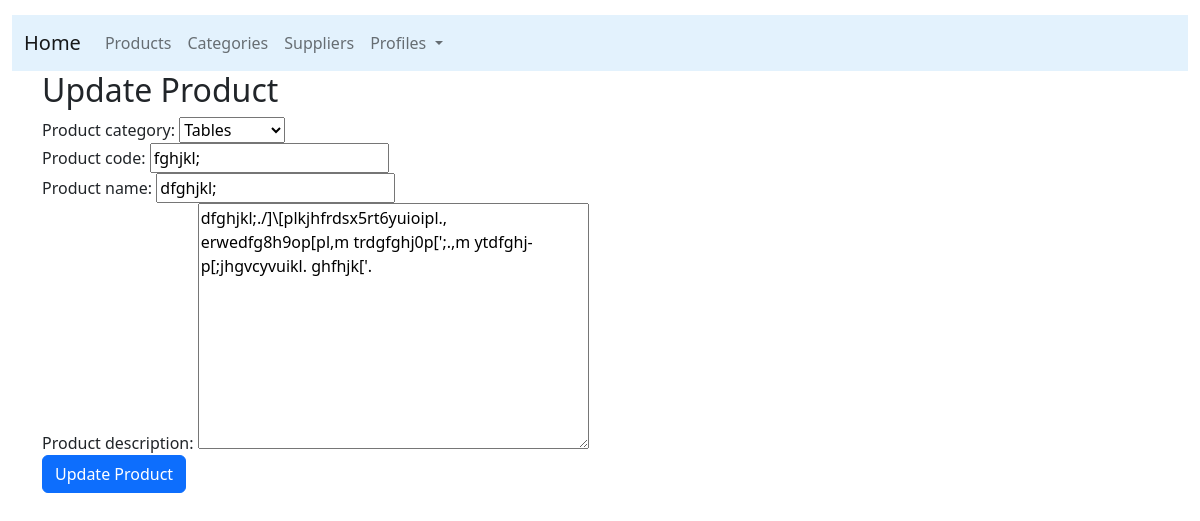
Before: /update-product/3/ (signed in) with the older database file.
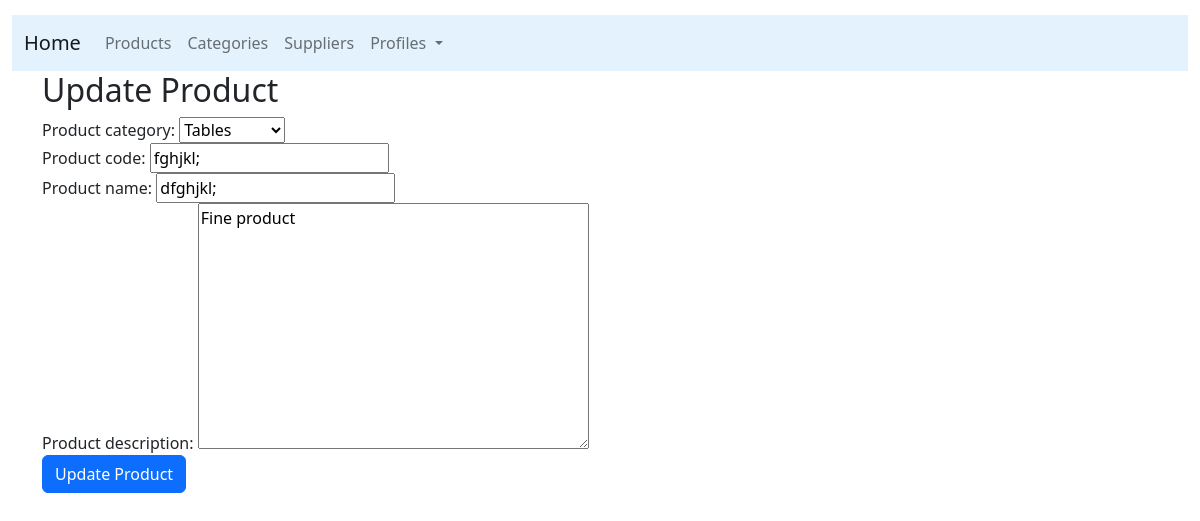
After: the same page with the newer database file.
### products/models.py (models this page shows, shortened)
class Product(models.Model):
    product_category = models.ForeignKey(Category,related_name='products',on_delete=models.CASCADE)
    product_code = models.CharField(max_length=20, db_index=True, unique=True)
    product_name = models.CharField(max_length=100, db_index=True)
    product_slug = models.SlugField(max_length=110, db_index=True)
    product_description = models.TextField(blank=True)
    date_created = models.DateTimeField(auto_now_add=True)
    date_updated = models.DateTimeField(auto_now=True)
    class Meta:
        ordering = ('product_name',)
        index_together = (('id', 'product_slug'),)

### products/views.py (the view)
# urls.py: path('update-product/<int:product_id>/', views.update_product, name='update_product'),
@login_required(login_url='/')
def update_product(request, product_id):
    product = get_object_or_404(Product, pk=product_id)
    if request.method == 'POST':
        form = ProductForm(request.POST, instance=product)
        if form.is_valid():
            form.save()
            return redirect('products:list_products')
    else:
        form = ProductForm(instance=product)
    return render(request, 'products/update_product.html', {'form': form, 'product': product})

### products/forms.py
class ProductForm(forms.ModelForm):
    class Meta:
        model = Product
        fields = ['product_category','product_code','product_name','product_description']

### products/models.py (called while the page is built)
    def __str__(self):
        return self.category_name

### products/templates/products/update_product.html (shortened to what this page needs)
{% extends "products/base.html" %}
{% block content %}
<div class="container">
    <h2>Update Product</h2>
    <form method="post" class="form">
        <div class="form-group">
            {{ form.product_category.label_tag }}
            {{ form.product_category }}
        </div>
        <div class="form-group">
            {{ form.product_code.label_tag }}
            {{ form.product_code }}
        </div>
        <div class="form-group">
            {{ form.product_name.label_tag }}
            {{ form.product_name }}
        </div>
        <div class="form-group">
            {{ form.product_description.label_tag }}
            {{ form.product_description }}
        </div>
        <button type="submit" class="btn btn-primary">Update Product</button>
    </form>
</div>
{% endblock %}

Changed rows visible on the page:
changed Product "Tables": product_description "dfghjkl;./]\\[plkjhfrdsx5rt6yuioipl., erwedfg8h9op[pl,m trdgfghj0p[';.,m ytdfghj-p[;jhgvcyvuikl. ghfhjk['." → "Fine product"
